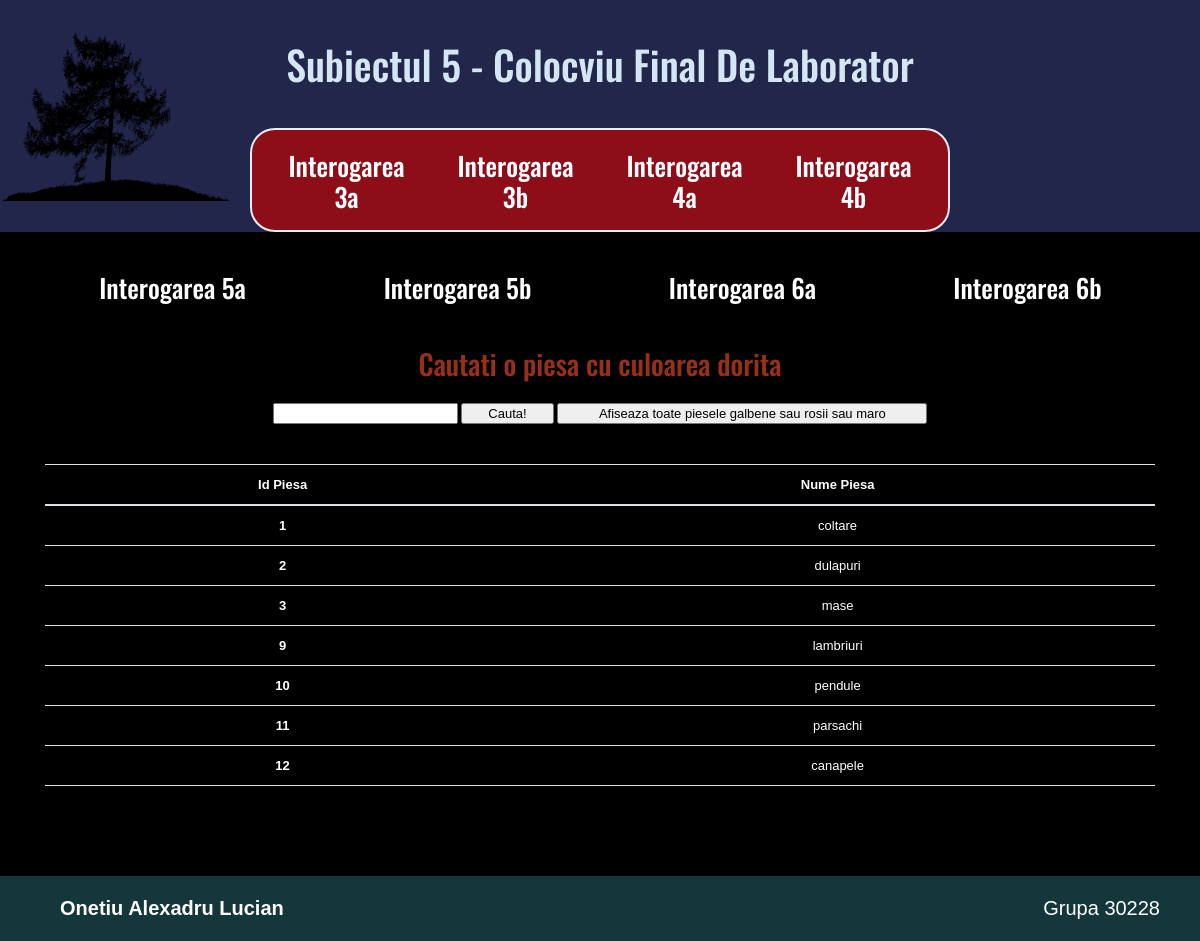
The app's page /interogarea3a.php with its own data.
### tables this page shows
CREATE TABLE piese
(idp INT(30),
numep VARCHAR(40),
culoare VARCHAR(40),
CONSTRAINT piesa_idp_pk PRIMARY KEY(idp)
);

### interogarea3a.php (the view, shortened to what this page needs)
<?php include("header.php"); ?>
<?php
$colorr = isset($_POST['colorr']) ? $_POST['colorr'] : "";
if (isset($_POST['cautare1']))
      {
       $result = mysqli_query($connection,
     "call select_color('$colorr')") or die("Query fail: " . mysqli_error());
  }
       else {
         $result = mysqli_query($connection,
     "call select_3color('maro','galben','rosu')") or die("Query fail: " . mysqli_error());
      }
 ?>
<div class="page-content">
    <div class="container">
    	<div class="row">
        <div class="query-content clearfix col-lg-12 col-md-12 col-sm-12 col-xs-12">
          <h3 class="other-text">Cautati o piesa cu culoarea dorita </h3>
        </div>
        <form action="" method="post" class="container" >
         <input type="text" name="colorr" value="" class="clearfix col-lg-2 col-md-2 col-sm-2 col-xs-2">
          <input type="submit" name="cautare1" value="Cauta!" class="clearfix col-lg-1 col-md-1 col-sm-1 col-xs-1">
          <input type="submit" name="cautare2" value="Afiseaza toate piesele galbene sau rosii sau maro" class="clearfix col-lg-4 col-md-6 col-sm-6 col-xs-12">
    		<table class="table table-striped table-inverse">
    			<thead>
				    <tr>
				      <th>Id Piesa</th>
				      <th>Nume Piesa</th>
				    </tr>
  				</thead>
  				<tbody>
			    <?php
			      while($row = mysqli_fetch_assoc($result)) { ?>
			      <tr>
			      <th scope="row"><?php echo $row["idp"]  ?></th>
			      <td><?php echo $row["numep"] ?></td>
			    </tr>
			      <?php
      	}
    ?>
     		</tbody>
    		</table>
        </form>
    	</div>
    </div>
</div>
<?php include("footer.php"); ?>

### style/style.css (style rules this page uses)
html { height: 100%; width: 100%; }
body { width: 100%; height: 100%; margin: 0; padding: 0; border: 0; font-family: Verdana, Arial, Helvetica, sans-serif; font-size: 13px; line-height: 15px; background: #000000; }
h1, h2, h3, h4, h5 { font-family: 'Oswald', serif ; }
.page-content { margin-top:20px; margin-bottom: 50px; text-align: center; }
.table-inverse { margin: 40px 0; color:#FFF; }
.table td, .table th { border-bottom: 1px solid #dee2e6; }
.other-text { color:#963019; }
.query-content { margin: 15px 0; }

### records on screen
piese: idp "1", numep "coltare"
piese: idp "2", numep "dulapuri"
piese: idp "3", numep "mase"
piese: idp "9", numep "lambriuri"
piese: idp "10", numep "pendule"
piese: idp "11", numep "parsachi"
piese: idp "12", numep "canapele"
